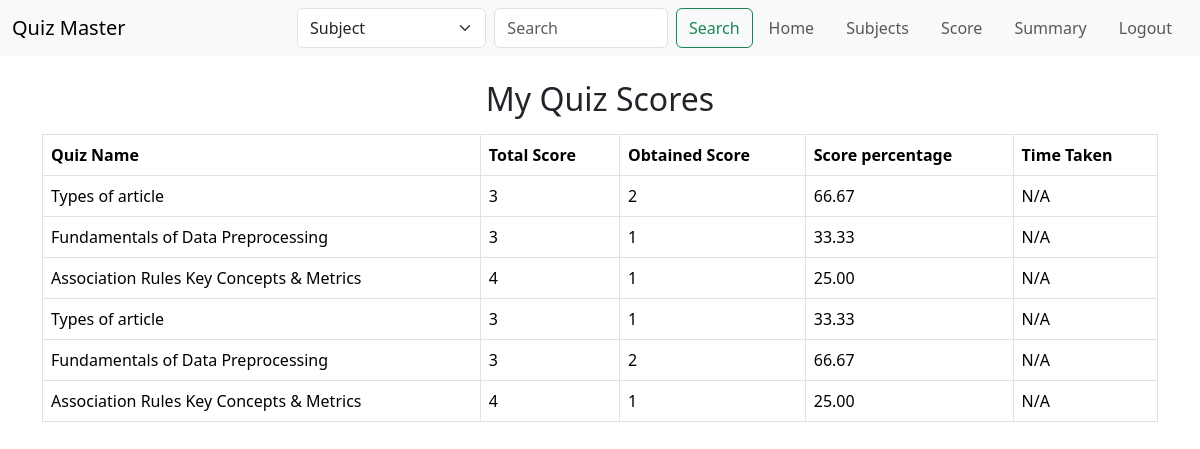
The app's page /score (signed in), older data.
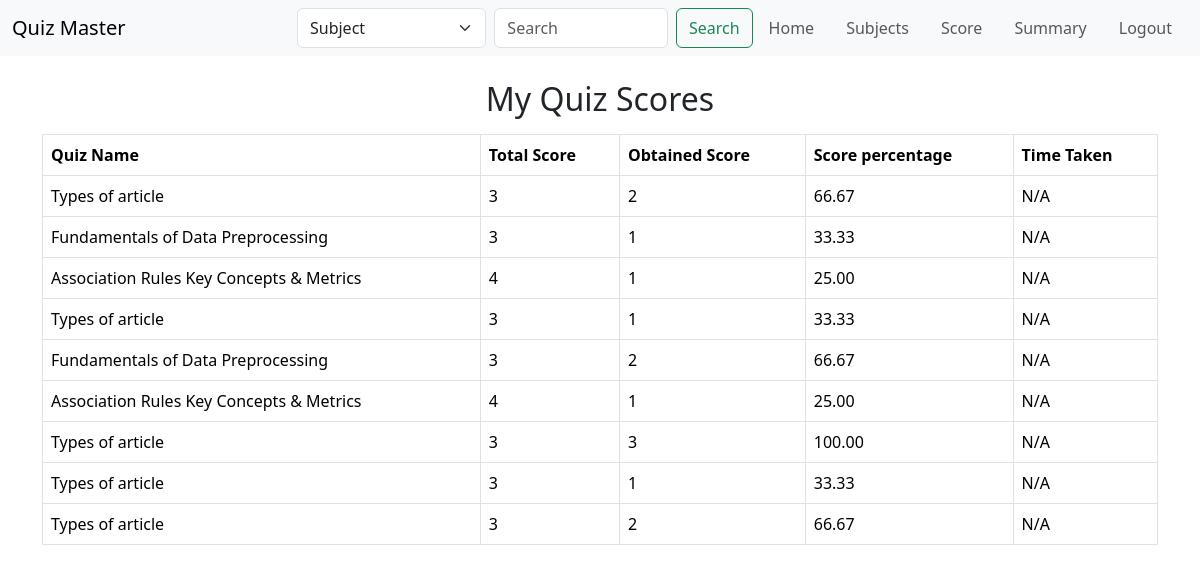
The same page, newer data.
### models.py (models this page shows)
class Quiz(db.Model):
    __tablename__ = 'quiz'
    id = db.Column(db.Integer, primary_key=True, autoincrement=True)
    quiz_name = db.Column(db.String(32), unique=False, nullable=True)
    quiz_description = db.Column(db.String(512), nullable=True)
    time_duration = db.Column(db.String(5), nullable=False)
    chapter_id = db.Column(db.Integer, db.ForeignKey('chapter.id'))
    chapter = db.relationship('Chapter',  backref='quiz', lazy=True)

class Score(db.Model):
    __tablename__ = 'score'
    id = db.Column(db.Integer, primary_key=True, autoincrement=True)
    total_score = db.Column(db.Integer, nullable=False)
    obtained_score = db.Column(db.Integer, nullable=False)
    score_percentage = db.Column(db.Integer,nullable=False)
    time_taken = db.Column(db.Time, nullable=True)
    user_id = db.Column(db.Integer, db.ForeignKey('user.id'))
    quiz_id = db.Column(db.Integer, db.ForeignKey('quiz.id'))
    user = db.relationship('User', backref='scores', lazy=True)

### routes.py (the view)
@app.route('/score')
@auth_required  # its just a Syntactic sugar
@user_required
def score():
        user_id = session['user_id']
        quizzes = Quiz.query.all()
        scores = Score.query.filter_by(user_id=user_id).all()
        return render_template('score.html', scores=scores, quizzes=quizzes)

### routes.py (called while the page is built)
def auth_required(func):
    @wraps(func)
    def inner(*args, **kwargs):
        if 'user_id' not in session:
            flash('Please login to continue')
            return redirect(url_for('login'))
        return func(*args, **kwargs)
    return inner

def user_required(f):
    @wraps(f)
    def decorated_function(*args, **kwargs):
        if session.get('is_admin') == True:
            flash("Access Denied: Users Only", "danger")
            return redirect(url_for('index'))  # Redirect to home if not a regular user
        return f(*args, **kwargs)
    return decorated_function

### templates/score.html
{% extends 'layout.html' %}
{% block content %}
<div class="container mt-4">
    <h2 class="text-center">My Quiz Scores</h2>
    {% if scores %}
    <table class="table table-bordered mt-3">
        <thead>
            <tr>
                <th>Quiz Name</th>
                <th>Total Score</th>
                <th>Obtained Score</th>
                <th>Score percentage</th>
                <th>Time Taken</th>
            </tr>
        </thead>
        <tbody>
            {% for score in scores %}
            <tr>
                {%for quiz in quizzes%}
                    {%if quiz.id == score.quiz_id%}
                        <td>{{ quiz.quiz_name }}</td>
                    {%endif%}
                {%endfor%}
                <td>{{ score.total_score }}</td>
                <td>{{ score.obtained_score }}</td>
                <td>{{ '%.2f' | format(score.score_percentage) }}</td>
                <td>{{ score.time_taken if score.time_taken else "N/A" }}</td>
            </tr>
            {% endfor %}
        </tbody>
    </table>
    {% else %}
    <p class="text-center">You haven't attempted any quizzes yet.</p>
    {% endif %}
</div>
{% endblock %}

### templates/layout.html (shortened to what this page needs)
<!DOCTYPE html>
<html lang="en">
<head>
    <link href="https://cdn.jsdelivr.net/npm/bootstrap@5.3.3/dist/css/bootstrap.min.css" rel="stylesheet">
</head>
<body>
    {% include 'navbar.html' with context %}
    {% block content %}
    {% endblock %}
</body>
</html>

### templates/navbar.html (shortened to what this page needs)
<nav class="navbar navbar-expand-lg bg-body-tertiary">
  <div class="container-fluid">
    <a class="navbar-brand" href="/">Quiz Master</a>
    <div class="collapse navbar-collapse" id="navbarNav">
      <ul class="navbar-nav ms-auto">
        {% if 'user_id' in session %}
          {% if session['user_id'] != 1 %}
            <form class="d-flex" action="{{ url_for('search') }}" method="GET">
              <select class="form-select me-2" name="search_type">
                <option value="subject">Subject</option>
              </select>
              <input class="form-control me-2" type="search" name="query" placeholder="Search" aria-label="Search">
              <button class="btn btn-outline-success" type="submit">Search</button>
            </form>
            <li class="nav-item">
              <a class="nav-link px-3" href="{{ url_for('user_home') }}">Home</a>
            </li>
            <li class="nav-item">
              <a class="nav-link px-3" href="{{ url_for('user_subject') }}">Subjects</a>
            <li class="nav-item">
              <a class="nav-link px-3" href="{{ url_for('score') }}">Score</a>
            </li>
            <li class="nav-item">
              <a class="nav-link px-3" href="{{ url_for('usersummary') }}">Summary</a>
            </li>
          {% endif %}
          <li class="nav-item">
            <a class="nav-link px-3" href="{{ url_for('logout') }}">Logout</a>
          </li>
        {% else %}
          {% if request.endpoint != 'login' and request.endpoint != 'register' %}
            <li class="nav-item">
              <a class="nav-link px-3" href="{{ url_for('login') }}">Login</a>
            </li>
          {% endif %}
        {% endif %}
      </ul>
    </div>
  </div>
</nav>

Row changes from the older to the newer data that the page shows:
added Score: total_score "3", obtained_score "3", score_percentage "100.00", time_taken "N/A", Quiz (quiz_name "Types of article")
added Score: total_score "3", obtained_score "1", score_percentage "33.33", time_taken "N/A", Quiz (quiz_name "Types of article")
added Score: total_score "3", obtained_score "2", score_percentage "66.67", time_taken "N/A", Quiz (quiz_name "Types of article")
